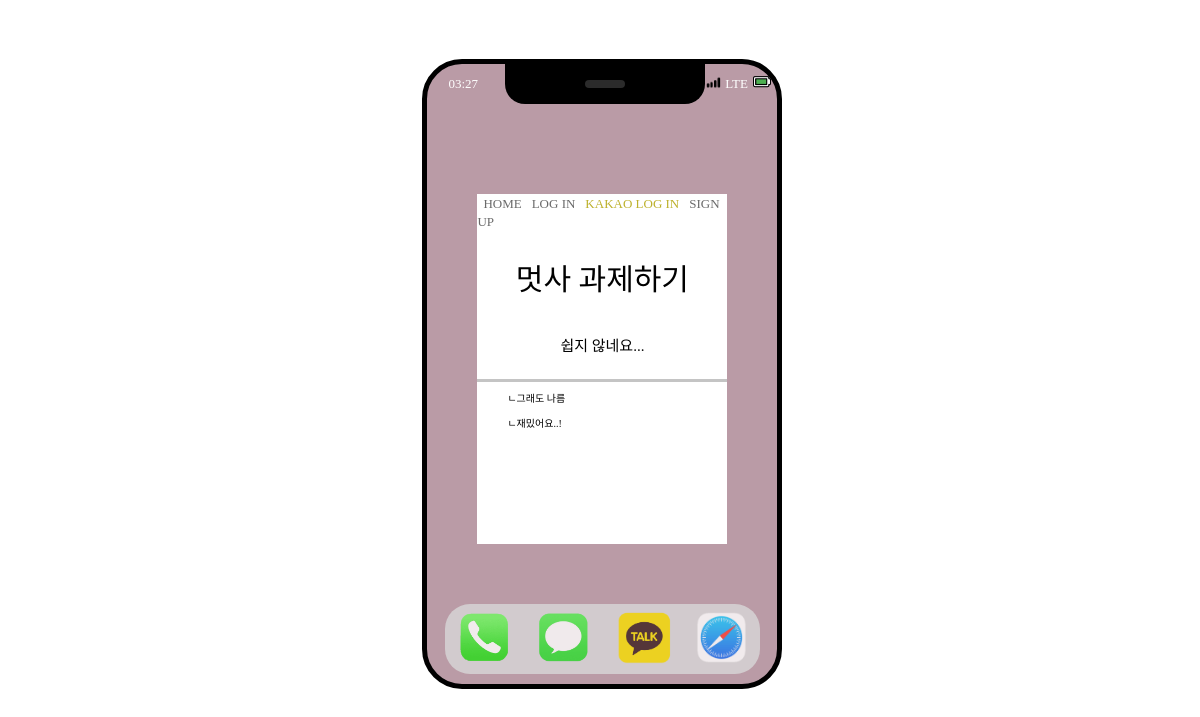
The page /detail/9 on the database as committed earlier.
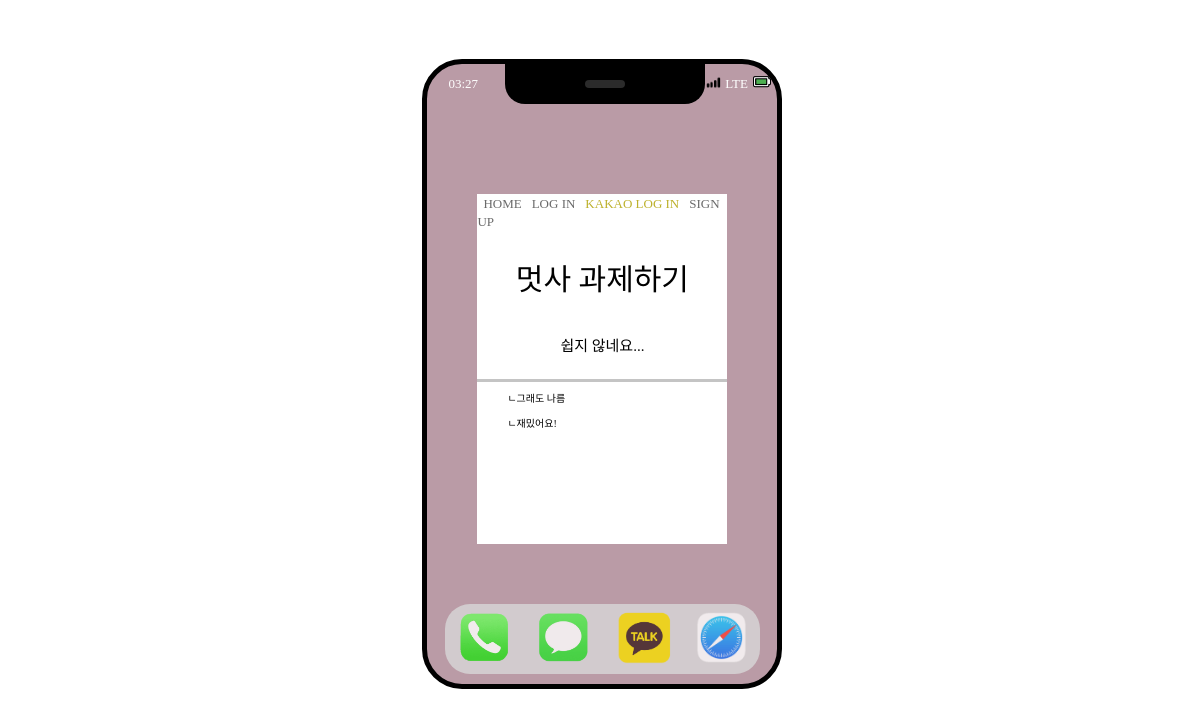
The same page on the database as committed later.
### app/models.py (models this page shows)
class Comment(models.Model):
    post = models.ForeignKey(Post, on_delete=models.CASCADE, related_name='comments')
    content = models.TextField()
    author = models.ForeignKey(User, on_delete=models.CASCADE, related_name='comments', null=True, default=None)

### app/views.py (the view, shortened to what this page needs)
# urls.py: path('detail/<int:post_pk>', views.detail, name="detail"),
def detail(request, post_pk):
    post = Post.objects.get(pk=post_pk)
    return render(request, 'detail.html', {'post' : post})

### app/templates/detail.html (shortened to what this page needs)
{% extends 'base.html' %}
{% block css %} {% load static %}
<link rel="stylesheet" type="text/css" href="{% static 'detail.css' %}"/>
{% endblock %}
{% block memo %}
            <div class="main">
                <div class="title">
                    <p>{{ post.title }}</p>
                </div>
                <div class="content">
                    <p>{{ post.content }}</p>
                </div>
            </div>
            <div class="comment_list">
                {% for comment in post.comments.all %}
                    <li class="list"><p>ㄴ</p>{{ comment.content }}
                    </li>
                    {% endfor %}
            </div>
{% endblock memo %}

Rows that differ between the two databases and show on the page:
removed Comment: content "재밌어요..!"
added Comment: content "재밌어요!"
